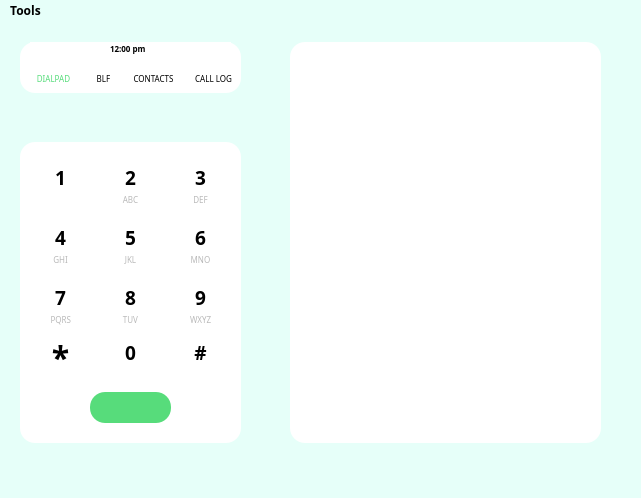
<?xml version="1.0" encoding="UTF-8"?>
<ui version="4.0">
 <class>MainWindow</class>
 <widget class="QMainWindow" name="MainWindow">
  <property name="geometry">
   <rect>
    <x>0</x>
    <y>0</y>
    <width>641</width>
    <height>498</height>
   </rect>
  </property>
  <property name="windowTitle">
   <string>MainWindow</string>
  </property>
  <property name="styleSheet">
   <string notr="true">background-color: rgb(230,255,249);</string>
  </property>
  <widget class="QWidget" name="centralwidget">
   <widget class="QGroupBox" name="dialerGroupBox">
    <property name="geometry">
     <rect>
      <x>20</x>
      <y>120</y>
      <width>221</width>
      <height>301</height>
     </rect>
    </property>
    <property name="styleSheet">
     <string notr="true">background-color: white;
border-radius: 15px;</string>
    </property>
    <property name="title">
     <string/>
    </property>
    <widget class="QPushButton" name="oneButton">
     <property name="geometry">
      <rect>
       <x>10</x>
       <y>10</y>
       <width>61</width>
       <height>51</height>
      </rect>
     </property>
     <property name="font">
      <font>
       <family>Malgun Gothic</family>
       <pointsize>14</pointsize>
       <weight>75</weight>
       <bold>true</bold>
      </font>
     </property>
     <property name="styleSheet">
      <string notr="true">border: none; 
</string>
     </property>
     <property name="text">
      <string>1</string>
     </property>
    </widget>
    <widget class="QPushButton" name="sixButton">
     <property name="geometry">
      <rect>
       <x>150</x>
       <y>70</y>
       <width>61</width>
       <height>51</height>
      </rect>
     </property>
     <property name="font">
      <font>
       <family>Malgun Gothic</family>
       <pointsize>14</pointsize>
       <weight>75</weight>
       <bold>true</bold>
      </font>
     </property>
     <property name="styleSheet">
      <string notr="true">border: none;</string>
     </property>
     <property name="text">
      <string>6</string>
     </property>
    </widget>
    <widget class="QPushButton" name="threeButton">
     <property name="geometry">
      <rect>
       <x>150</x>
       <y>10</y>
       <width>61</width>
       <height>51</height>
      </rect>
     </property>
     <property name="font">
      <font>
       <family>Malgun Gothic</family>
       <pointsize>14</pointsize>
       <weight>75</weight>
       <bold>true</bold>
      </font>
     </property>
     <property name="styleSheet">
      <string notr="true">border: none;</string>
     </property>
     <property name="text">
      <string>3</string>
     </property>
    </widget>
    <widget class="QPushButton" name="fiveButton">
     <property name="geometry">
      <rect>
       <x>80</x>
       <y>70</y>
       <width>61</width>
       <height>51</height>
      </rect>
     </property>
     <property name="font">
      <font>
       <family>Malgun Gothic</family>
       <pointsize>14</pointsize>
       <weight>75</weight>
       <bold>true</bold>
      </font>
     </property>
     <property name="styleSheet">
      <string notr="true">border: none;</string>
     </property>
     <property name="text">
      <string>5</string>
     </property>
    </widget>
    <widget class="QPushButton" name="twoButton">
     <property name="geometry">
      <rect>
       <x>80</x>
       <y>10</y>
       <width>61</width>
       <height>51</height>
      </rect>
     </property>
     <property name="font">
      <font>
       <family>Malgun Gothic</family>
       <pointsize>14</pointsize>
       <weight>75</weight>
       <bold>true</bold>
      </font>
     </property>
     <property name="styleSheet">
      <string notr="true">border: none;</string>
     </property>
     <property name="text">
      <string>2</string>
     </property>
    </widget>
    <widget class="QPushButton" name="eightButton">
     <property name="geometry">
      <rect>
       <x>80</x>
       <y>130</y>
       <width>61</width>
       <height>51</height>
      </rect>
     </property>
     <property name="font">
      <font>
       <family>Malgun Gothic</family>
       <pointsize>14</pointsize>
       <weight>75</weight>
       <bold>true</bold>
      </font>
     </property>
     <property name="styleSheet">
      <string notr="true">border: none;</string>
     </property>
     <property name="text">
      <string>8</string>
     </property>
    </widget>
    <widget class="QPushButton" name="sevenButton">
     <property name="geometry">
      <rect>
       <x>10</x>
       <y>130</y>
       <width>61</width>
       <height>51</height>
      </rect>
     </property>
     <property name="font">
      <font>
       <family>Malgun Gothic</family>
       <pointsize>14</pointsize>
       <weight>75</weight>
       <bold>true</bold>
      </font>
     </property>
     <property name="styleSheet">
      <string notr="true">border: none;</string>
     </property>
     <property name="text">
      <string>7</string>
     </property>
    </widget>
    <widget class="QPushButton" name="nineButton">
     <property name="geometry">
      <rect>
       <x>150</x>
       <y>130</y>
       <width>61</width>
       <height>51</height>
      </rect>
     </property>
     <property name="font">
      <font>
       <family>Malgun Gothic</family>
       <pointsize>14</pointsize>
       <weight>75</weight>
       <bold>true</bold>
      </font>
     </property>
     <property name="styleSheet">
      <string notr="true">border: none;</string>
     </property>
     <property name="text">
      <string>9</string>
     </property>
    </widget>
    <widget class="QPushButton" name="fourButton">
     <property name="geometry">
      <rect>
       <x>10</x>
       <y>70</y>
       <width>61</width>
       <height>51</height>
      </rect>
     </property>
     <property name="font">
      <font>
       <family>Malgun Gothic</family>
       <pointsize>14</pointsize>
       <weight>75</weight>
       <bold>true</bold>
      </font>
     </property>
     <property name="styleSheet">
      <string notr="true">border: none;</string>
     </property>
     <property name="text">
      <string>4</string>
     </property>
    </widget>
    <widget class="QPushButton" name="starButton">
     <property name="geometry">
      <rect>
       <x>10</x>
       <y>180</y>
       <width>61</width>
       <height>71</height>
      </rect>
     </property>
     <property name="font">
      <font>
       <family>Malgun Gothic</family>
       <pointsize>24</pointsize>
       <weight>75</weight>
       <bold>true</bold>
      </font>
     </property>
     <property name="styleSheet">
      <string notr="true">border: none;</string>
     </property>
     <property name="text">
      <string>*</string>
     </property>
    </widget>
    <widget class="QPushButton" name="zeroButton">
     <property name="geometry">
      <rect>
       <x>80</x>
       <y>180</y>
       <width>61</width>
       <height>61</height>
      </rect>
     </property>
     <property name="font">
      <font>
       <family>Malgun Gothic</family>
       <pointsize>14</pointsize>
       <weight>75</weight>
       <bold>true</bold>
      </font>
     </property>
     <property name="styleSheet">
      <string notr="true">border: none;</string>
     </property>
     <property name="text">
      <string>0</string>
     </property>
    </widget>
    <widget class="QPushButton" name="pundButton">
     <property name="geometry">
      <rect>
       <x>150</x>
       <y>180</y>
       <width>61</width>
       <height>61</height>
      </rect>
     </property>
     <property name="font">
      <font>
       <family>Malgun Gothic</family>
       <pointsize>14</pointsize>
       <weight>75</weight>
       <bold>true</bold>
      </font>
     </property>
     <property name="styleSheet">
      <string notr="true">border: none;</string>
     </property>
     <property name="text">
      <string>#</string>
     </property>
    </widget>
    <widget class="QPushButton" name="backspaceLabel">
     <property name="geometry">
      <rect>
       <x>160</x>
       <y>240</y>
       <width>31</width>
       <height>51</height>
      </rect>
     </property>
     <property name="styleSheet">
      <string notr="true">border: none;</string>
     </property>
     <property name="text">
      <string/>
     </property>
     <property name="icon">
      <iconset resource="images.qrc">
       <normaloff>:/delete-512.png</normaloff>:/delete-512.png</iconset>
     </property>
     <property name="iconSize">
      <size>
       <width>28</width>
       <height>22</height>
      </size>
     </property>
    </widget>
    <widget class="QPushButton" name="callButton">
     <property name="geometry">
      <rect>
       <x>70</x>
       <y>250</y>
       <width>81</width>
       <height>31</height>
      </rect>
     </property>
     <property name="styleSheet">
      <string notr="true">background-color: rgb(87,220,123);
border-style: none;
border-radius: 15px;
</string>
     </property>
     <property name="text">
      <string/>
     </property>
    </widget>
    <widget class="QLabel" name="twoTextLabel">
     <property name="geometry">
      <rect>
       <x>100</x>
       <y>50</y>
       <width>21</width>
       <height>16</height>
      </rect>
     </property>
     <property name="font">
      <font>
       <family>Malgun Gothic</family>
       <pointsize>6</pointsize>
      </font>
     </property>
     <property name="styleSheet">
      <string notr="true">border-radius: 15px;
border: none;</string>
     </property>
     <property name="frameShadow">
      <enum>QFrame::Plain</enum>
     </property>
     <property name="text">
      <string>&lt;html&gt;&lt;head/&gt;&lt;body&gt;&lt;p&gt;&lt;span style=&quot; color:#b9b9b9;&quot;&gt;ABC&lt;/span&gt;&lt;/p&gt;&lt;/body&gt;&lt;/html&gt;</string>
     </property>
     <property name="alignment">
      <set>Qt::AlignCenter</set>
     </property>
    </widget>
    <widget class="QLabel" name="twoTextLabel_2">
     <property name="geometry">
      <rect>
       <x>170</x>
       <y>50</y>
       <width>21</width>
       <height>16</height>
      </rect>
     </property>
     <property name="font">
      <font>
       <family>Malgun Gothic</family>
       <pointsize>6</pointsize>
      </font>
     </property>
     <property name="styleSheet">
      <string notr="true">
border: none;</string>
     </property>
     <property name="frameShadow">
      <enum>QFrame::Plain</enum>
     </property>
     <property name="text">
      <string>&lt;html&gt;&lt;head/&gt;&lt;body&gt;&lt;p&gt;&lt;span style=&quot; color:#b9b9b9;&quot;&gt;DEF&lt;/span&gt;&lt;/p&gt;&lt;/body&gt;&lt;/html&gt;</string>
     </property>
     <property name="alignment">
      <set>Qt::AlignCenter</set>
     </property>
    </widget>
    <widget class="QLabel" name="twoTextLabel_3">
     <property name="geometry">
      <rect>
       <x>30</x>
       <y>110</y>
       <width>21</width>
       <height>16</height>
      </rect>
     </property>
     <property name="font">
      <font>
       <family>Malgun Gothic</family>
       <pointsize>6</pointsize>
      </font>
     </property>
     <property name="styleSheet">
      <string notr="true">
border: none;</string>
     </property>
     <property name="frameShadow">
      <enum>QFrame::Plain</enum>
     </property>
     <property name="text">
      <string>&lt;html&gt;&lt;head/&gt;&lt;body&gt;&lt;p&gt;&lt;span style=&quot; color:#b9b9b9;&quot;&gt;GHI&lt;/span&gt;&lt;/p&gt;&lt;/body&gt;&lt;/html&gt;</string>
     </property>
     <property name="alignment">
      <set>Qt::AlignCenter</set>
     </property>
    </widget>
    <widget class="QLabel" name="twoTextLabel_4">
     <property name="geometry">
      <rect>
       <x>100</x>
       <y>110</y>
       <width>21</width>
       <height>16</height>
      </rect>
     </property>
     <property name="font">
      <font>
       <family>Malgun Gothic</family>
       <pointsize>6</pointsize>
      </font>
     </property>
     <property name="styleSheet">
      <string notr="true">
border: none;</string>
     </property>
     <property name="frameShadow">
      <enum>QFrame::Plain</enum>
     </property>
     <property name="text">
      <string>&lt;html&gt;&lt;head/&gt;&lt;body&gt;&lt;p&gt;&lt;span style=&quot; color:#b9b9b9;&quot;&gt;JKL&lt;/span&gt;&lt;/p&gt;&lt;/body&gt;&lt;/html&gt;</string>
     </property>
     <property name="alignment">
      <set>Qt::AlignCenter</set>
     </property>
    </widget>
    <widget class="QLabel" name="twoTextLabel_5">
     <property name="geometry">
      <rect>
       <x>170</x>
       <y>110</y>
       <width>21</width>
       <height>16</height>
      </rect>
     </property>
     <property name="font">
      <font>
       <family>Malgun Gothic</family>
       <pointsize>6</pointsize>
      </font>
     </property>
     <property name="styleSheet">
      <string notr="true">
border: none;</string>
     </property>
     <property name="frameShadow">
      <enum>QFrame::Plain</enum>
     </property>
     <property name="text">
      <string>&lt;html&gt;&lt;head/&gt;&lt;body&gt;&lt;p&gt;&lt;span style=&quot; color:#b9b9b9;&quot;&gt;MNO&lt;/span&gt;&lt;/p&gt;&lt;/body&gt;&lt;/html&gt;</string>
     </property>
     <property name="alignment">
      <set>Qt::AlignCenter</set>
     </property>
    </widget>
    <widget class="QLabel" name="twoTextLabel_6">
     <property name="geometry">
      <rect>
       <x>30</x>
       <y>170</y>
       <width>21</width>
       <height>16</height>
      </rect>
     </property>
     <property name="font">
      <font>
       <family>Malgun Gothic</family>
       <pointsize>6</pointsize>
      </font>
     </property>
     <property name="styleSheet">
      <string notr="true">
border: none;</string>
     </property>
     <property name="frameShadow">
      <enum>QFrame::Plain</enum>
     </property>
     <property name="text">
      <string>&lt;html&gt;&lt;head/&gt;&lt;body&gt;&lt;p&gt;&lt;span style=&quot; color:#b9b9b9;&quot;&gt;PQRS&lt;/span&gt;&lt;/p&gt;&lt;/body&gt;&lt;/html&gt;</string>
     </property>
     <property name="alignment">
      <set>Qt::AlignCenter</set>
     </property>
    </widget>
    <widget class="QLabel" name="twoTextLabel_7">
     <property name="geometry">
      <rect>
       <x>100</x>
       <y>170</y>
       <width>21</width>
       <height>16</height>
      </rect>
     </property>
     <property name="font">
      <font>
       <family>Malgun Gothic</family>
       <pointsize>6</pointsize>
      </font>
     </property>
     <property name="styleSheet">
      <string notr="true">
border: none;</string>
     </property>
     <property name="frameShadow">
      <enum>QFrame::Plain</enum>
     </property>
     <property name="text">
      <string>&lt;html&gt;&lt;head/&gt;&lt;body&gt;&lt;p&gt;&lt;span style=&quot; color:#b9b9b9;&quot;&gt;TUV&lt;/span&gt;&lt;/p&gt;&lt;/body&gt;&lt;/html&gt;</string>
     </property>
     <property name="alignment">
      <set>Qt::AlignCenter</set>
     </property>
    </widget>
    <widget class="QLabel" name="twoTextLabel_8">
     <property name="geometry">
      <rect>
       <x>170</x>
       <y>170</y>
       <width>21</width>
       <height>16</height>
      </rect>
     </property>
     <property name="font">
      <font>
       <family>Malgun Gothic</family>
       <pointsize>6</pointsize>
      </font>
     </property>
     <property name="styleSheet">
      <string notr="true">
border: none;</string>
     </property>
     <property name="frameShadow">
      <enum>QFrame::Plain</enum>
     </property>
     <property name="text">
      <string>&lt;html&gt;&lt;head/&gt;&lt;body&gt;&lt;p&gt;&lt;span style=&quot; color:#b9b9b9;&quot;&gt;WXYZ&lt;/span&gt;&lt;/p&gt;&lt;/body&gt;&lt;/html&gt;</string>
     </property>
     <property name="alignment">
      <set>Qt::AlignCenter</set>
     </property>
    </widget>
    <widget class="QLabel" name="label_9">
     <property name="geometry">
      <rect>
       <x>100</x>
       <y>250</y>
       <width>21</width>
       <height>31</height>
      </rect>
     </property>
     <property name="styleSheet">
      <string notr="true">border: none;
background-color: rgb(87,220,123);</string>
     </property>
     <property name="text">
      <string/>
     </property>
     <property name="pixmap">
      <pixmap resource="images.qrc">:/phone(1).png</pixmap>
     </property>
    </widget>
   </widget>
   <widget class="QTableView" name="tableView">
    <property name="geometry">
     <rect>
      <x>290</x>
      <y>20</y>
      <width>311</width>
      <height>401</height>
     </rect>
    </property>
    <property name="font">
     <font>
      <family>Malgun Gothic</family>
      <pointsize>9</pointsize>
     </font>
    </property>
    <property name="styleSheet">
     <string notr="true">background-color: white;
border-radius: 15px;
</string>
    </property>
    <property name="frameShape">
     <enum>QFrame::NoFrame</enum>
    </property>
    <property name="frameShadow">
     <enum>QFrame::Plain</enum>
    </property>
    <property name="horizontalScrollBarPolicy">
     <enum>Qt::ScrollBarAlwaysOff</enum>
    </property>
    <property name="sizeAdjustPolicy">
     <enum>QAbstractScrollArea::AdjustIgnored</enum>
    </property>
    <property name="verticalScrollMode">
     <enum>QAbstractItemView::ScrollPerItem</enum>
    </property>
    <property name="showGrid">
     <bool>true</bool>
    </property>
    <property name="gridStyle">
     <enum>Qt::DashLine</enum>
    </property>
    <property name="cornerButtonEnabled">
     <bool>true</bool>
    </property>
    <attribute name="horizontalHeaderVisible">
     <bool>false</bool>
    </attribute>
    <attribute name="verticalHeaderVisible">
     <bool>false</bool>
    </attribute>
   </widget>
   <widget class="QLabel" name="numberLabel">
    <property name="geometry">
     <rect>
      <x>20</x>
      <y>80</y>
      <width>221</width>
      <height>31</height>
     </rect>
    </property>
    <property name="font">
     <font>
      <family>Malgun Gothic</family>
      <pointsize>20</pointsize>
     </font>
    </property>
    <property name="styleSheet">
     <string notr="true"/>
    </property>
    <property name="frameShape">
     <enum>QFrame::NoFrame</enum>
    </property>
    <property name="frameShadow">
     <enum>QFrame::Plain</enum>
    </property>
    <property name="text">
     <string/>
    </property>
    <property name="alignment">
     <set>Qt::AlignLeading|Qt::AlignLeft|Qt::AlignVCenter</set>
    </property>
   </widget>
   <widget class="QGroupBox" name="headerGroupBox">
    <property name="geometry">
     <rect>
      <x>20</x>
      <y>20</y>
      <width>221</width>
      <height>51</height>
     </rect>
    </property>
    <property name="styleSheet">
     <string notr="true">background-color: white;
border: none;
border-radius: 15px;</string>
    </property>
    <property name="title">
     <string/>
    </property>
    <widget class="QLabel" name="label_2">
     <property name="geometry">
      <rect>
       <x>10</x>
       <y>30</y>
       <width>47</width>
       <height>14</height>
      </rect>
     </property>
     <property name="font">
      <font>
       <family>Malgun Gothic</family>
       <pointsize>6</pointsize>
       <weight>50</weight>
       <bold>false</bold>
      </font>
     </property>
     <property name="text">
      <string>&lt;html&gt;&lt;head/&gt;&lt;body&gt;&lt;p&gt;&lt;span style=&quot; color:#57dc7b;&quot;&gt;DIALPAD&lt;/span&gt;&lt;/p&gt;&lt;/body&gt;&lt;/html&gt;</string>
     </property>
     <property name="alignment">
      <set>Qt::AlignCenter</set>
     </property>
    </widget>
    <widget class="QLabel" name="label_3">
     <property name="geometry">
      <rect>
       <x>60</x>
       <y>30</y>
       <width>47</width>
       <height>14</height>
      </rect>
     </property>
     <property name="font">
      <font>
       <family>Malgun Gothic</family>
       <pointsize>6</pointsize>
      </font>
     </property>
     <property name="text">
      <string>BLF</string>
     </property>
     <property name="alignment">
      <set>Qt::AlignCenter</set>
     </property>
    </widget>
    <widget class="QLabel" name="label_4">
     <property name="geometry">
      <rect>
       <x>170</x>
       <y>30</y>
       <width>47</width>
       <height>14</height>
      </rect>
     </property>
     <property name="font">
      <font>
       <family>Malgun Gothic</family>
       <pointsize>6</pointsize>
      </font>
     </property>
     <property name="text">
      <string>CALL LOG</string>
     </property>
     <property name="alignment">
      <set>Qt::AlignCenter</set>
     </property>
    </widget>
    <widget class="QLabel" name="label_5">
     <property name="geometry">
      <rect>
       <x>110</x>
       <y>30</y>
       <width>47</width>
       <height>14</height>
      </rect>
     </property>
     <property name="font">
      <font>
       <family>Malgun Gothic</family>
       <pointsize>6</pointsize>
      </font>
     </property>
     <property name="text">
      <string>CONTACTS</string>
     </property>
     <property name="alignment">
      <set>Qt::AlignCenter</set>
     </property>
    </widget>
    <widget class="QLabel" name="label_7">
     <property name="geometry">
      <rect>
       <x>10</x>
       <y>0</y>
       <width>16</width>
       <height>16</height>
      </rect>
     </property>
     <property name="styleSheet">
      <string notr="true">background-color: white;</string>
     </property>
     <property name="text">
      <string/>
     </property>
     <property name="pixmap">
      <pixmap>../service.png</pixmap>
     </property>
     <property name="scaledContents">
      <bool>true</bool>
     </property>
    </widget>
    <widget class="QLabel" name="label_8">
     <property name="geometry">
      <rect>
       <x>90</x>
       <y>0</y>
       <width>47</width>
       <height>14</height>
      </rect>
     </property>
     <property name="font">
      <font>
       <family>Malgun Gothic</family>
       <pointsize>6</pointsize>
       <weight>75</weight>
       <bold>true</bold>
      </font>
     </property>
     <property name="text">
      <string>12:00 pm</string>
     </property>
    </widget>
   </widget>
   <widget class="QLabel" name="label_6">
    <property name="geometry">
     <rect>
      <x>210</x>
      <y>20</y>
      <width>21</width>
      <height>16</height>
     </rect>
    </property>
    <property name="styleSheet">
     <string notr="true">background-color: white;</string>
    </property>
    <property name="text">
     <string/>
    </property>
    <property name="pixmap">
     <pixmap>../battery-two-bar-512.png</pixmap>
    </property>
    <property name="scaledContents">
     <bool>true</bool>
    </property>
   </widget>
  </widget>
  <widget class="QMenuBar" name="menubar">
   <property name="geometry">
    <rect>
     <x>0</x>
     <y>0</y>
     <width>641</width>
     <height>22</height>
    </rect>
   </property>
   <property name="font">
    <font>
     <family>Malgun Gothic</family>
     <weight>75</weight>
     <bold>true</bold>
    </font>
   </property>
   <property name="styleSheet">
    <string notr="true"/>
   </property>
   <widget class="QMenu" name="menuAdd_Contact">
    <property name="styleSheet">
     <string notr="true">background-color: rgb(99, 99, 99)</string>
    </property>
    <property name="title">
     <string>Tools</string>
    </property>
    <addaction name="actionAdd_Contact"/>
    <addaction name="actionExit_Dialer"/>
   </widget>
   <addaction name="menuAdd_Contact"/>
  </widget>
  <widget class="QStatusBar" name="statusbar"/>
  <action name="actionAdd_Contact">
   <property name="text">
    <string>Add Contact</string>
   </property>
   <property name="font">
    <font>
     <family>Malgun Gothic</family>
     <pointsize>9</pointsize>
    </font>
   </property>
  </action>
  <action name="actionExit_Dialer">
   <property name="text">
    <string>Exit Dialer</string>
   </property>
   <property name="font">
    <font>
     <family>Malgun Gothic</family>
     <pointsize>9</pointsize>
    </font>
   </property>
  </action>
 </widget>
 <resources>
  <include location="images.qrc"/>
 </resources>
 <connections/>
</ui>
